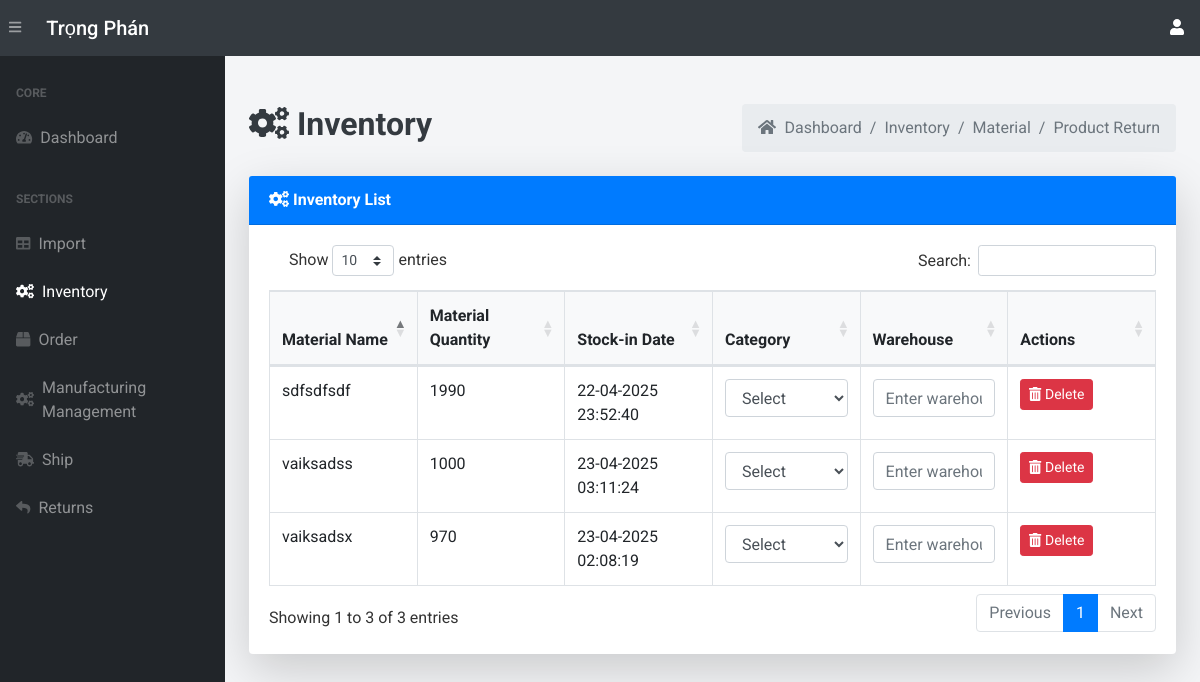
The page /inventory/ (signed in) on the database as committed earlier.
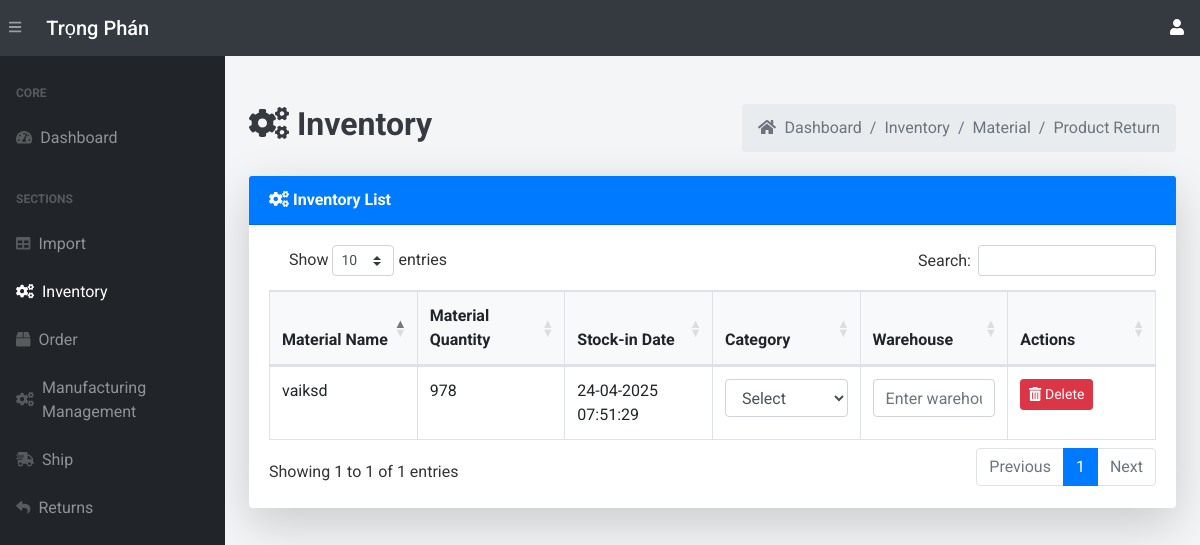
The same page on the database as committed later.
### app.py (models this page shows, shortened)
class Inventory(db.Model):
    __tablename__ = 'inventory'
    stockTran_id = db.Column(db.Integer, primary_key=True)  # Unique ID for the inventory record
    product_name = db.Column(db.String(255), nullable=False)  # Name of the product
    quantity = db.Column(db.Integer, nullable=False, default=0)  # Quantity of the product in stock
    transaction_type = db.Column(db.String(50), nullable=False)  # "Addition" or "Removal"
    transaction_date = db.Column(db.DateTime, default=vietnam_now)  # Date of transaction
    import_id = db.Column(db.Integer, db.ForeignKey('imports.import_id'), nullable=False)  # Foreign Key to Import (raw material)
    import_data = db.relationship('Import', backref='inventory_records', lazy=True)
    category = db.Column(db.String(255))
    warehouse=db.Column(db.String(255))

class Import(db.Model):
    __tablename__ = 'imports'
    import_id = db.Column(db.Integer, primary_key=True, autoincrement=True)
    material_name = db.Column(db.String(255), nullable=False)
    material_description = db.Column(db.String(255))
    quantity_in_stock = db.Column(db.Integer, default=0)
    reorder_level = db.Column(db.Integer, default=30)
    sup_name = db.Column(db.String(255), nullable=False)
    sup_contact_info = db.Column(db.String(255), nullable=False)
    sup_address = db.Column(db.String(255), nullable=False)
    status = db.Column(db.String(50), default="Supplying")
    section_name = db.Column(db.String(255))  # Section name for classification
    category = db.Column(db.String(255))  # Category of the material

### app.py (the view)
@app.route('/inventory/')
@login_required
def view_inventory():
    inventory = Inventory.query.all()
    low_stock_items = [item for item in inventory if item.quantity <= item.import_data.reorder_level]
    imports = Import.query.all()
    return render_template("inventory.html", inventory=inventory, imports=imports,low_stock_items=low_stock_items )

### app.py (called while the page is built, shortened)
@login_manager.user_loader
def load_user(user_id):
    return User.query.get(int(user_id))

def add_monthly_data():
    current_year = datetime.now().year
    months = [f"{current_year}-{str(month).zfill(2)}" for month in range(1, 4)]  # Tháng 1 đến tháng 6
    for month in months:
        existing_month_data = db.session.query(Order).filter(Order.order_date.like(f'{month}%')).first()
    db.session.commit()

@app.before_request
def initialize_data():
    add_monthly_data()

### templates/inventory.html (shortened to what the changed rows need)
{% extends 'base.html' %}
{% block content %}
<main>
    <div class="container-fluid mt-5">
        <div class="d-flex justify-content-between align-items-center mb-4">
            <h1 class="text-dark font-weight-bold"  style="font-size: 2rem;">
                <i class="fas fa-cogs"></i> Inventory</h1>
        </div>
        <div class="card shadow-lg border-0 mb-4">
            <div class="card-header bg-primary text-white font-weight-bold">
                <i class="fas fa-cogs"></i> Inventory List
            </div>
            <div class="card-body">
                <table class="table table-bordered table-hover" id="dataTable" width="100%" cellspacing="0" style="table-layout: fixed;">
                    <thead class="bg-light">
                        <tr>
                            <th>Material Name</th>
                            <th>Material Quantity</th>
                            <th>Stock-in Date</th>
                            <th>Category</th>
                            <th>Warehouse</th>
                            <th>Actions</th>
                        </tr>
                    </thead>
                    <tbody>
                        {% for item in inventory %}
                        <tr>
                            <td>{{ item.import_data.material_name }}</td>
                            <td>
                                {% if item.quantity < item.import_data.reorder_level %}
                                    <span class="text-danger">Stock is low! Please update records.</span>
                                {% else %}
                                    {{ item.quantity }}
                                {% endif %}
                            </td>
                            <td>{{ item.transaction_date.strftime('%d-%m-%Y %H:%M:%S') }}</td>
                            <td>
                                {% if item.category is none %}
                                    <form action="{{ url_for('classify_material', inventory_id=item.stockTran_id) }}" method="POST" class="d-flex flex-column align-items-start">
                                        <select name="category" required class="form-control mb-2">
                                            <option value="" disabled selected>Select</option>
                                        </select>
                                    </form>
                                {% else %}
                                    {{ item.category }}
                                {% endif %}
                            </td>
                            <td>
                                {% if item.warehouse is none %}
                                    <form action="{{ url_for('classify_warehouse', inventory_id=item.stockTran_id) }}" method="POST" class="d-flex flex-column align-items-start">
                                        <input type="text" name="warehouse" placeholder="Enter warehouse" required class="form-control mb-2">
                                    </form>
                                {% else %}
                                    {{ item.warehouse }}
                                {% endif %}
                            </td>
                            <td>
                                {% if item.import_data and item.quantity < item.import_data.reorder_level %}
                                    <a href="{{ url_for('create_purchase_request', import_id=item.stockTran_id) }}" class="btn btn-primary btn-sm hover-shadow">
                                        <i class="fas fa-cart-plus"></i> Create Purchase
                                    </a>
                                {% else %}
                                <form action="{{ url_for('delete_inventory', inventory_id=item.stockTran_id) }}" method="POST" style="display:inline;">
                                    <button type="submit" class="btn btn-danger btn-sm hover-shadow" onclick="return confirm('Are you sure you want to delete this inventory item?')">
                                        <i class="fas fa-trash-alt"></i> Delete
                                    </button>
                                </form>
                                {% endif %}
                            </td>
                        </tr>
                        {% endfor %}
                    </tbody>
                </table>
            </div>
        </div>
    </div>
</main>
{% endblock %}

Rows that differ between the two databases and show on the page:
removed Inventory: import_data.material_name "sdfsdfsdf", quantity "1990", transaction_date "22-04-2025 23:52:40"
removed Inventory: import_data.material_name "vaiksadsx", quantity "970", transaction_date "23-04-2025 02:08:19"
removed Inventory: import_data.material_name "vaiksadss", quantity "1000", transaction_date "23-04-2025 03:11:24"
added Inventory: import_data.material_name "vaiksd", quantity "978", transaction_date "24-04-2025 07:51:29"
Other text that changed with them:
text written by a page script: "Show entries Search: Showing 1 to 3 of 3 entries Previous 1 Next" → "Show entries Search: Showing 1 to 1 of 1 entries Previous 1 Next"
